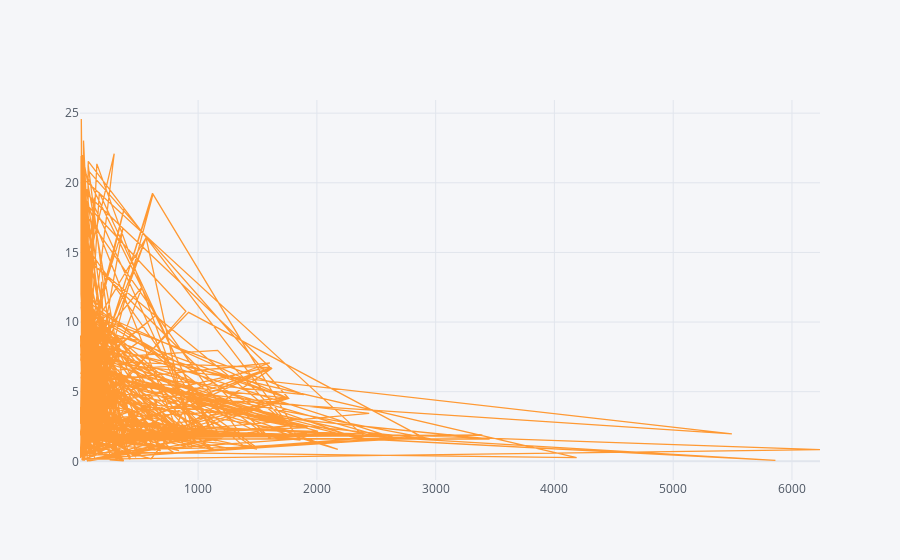

The cell this chart's notebook holds for it:
### Code cell
import cufflinks as cf

cf.go_offline()
df_mp.iplot(kind='scatter', x='volume', y=['density'])

### Figure 1 — Plotly figure (JSON) as saved in the notebook; plotly's stock layout.template omitted (floating-point values rounded to 4 significant figures; data arrays with more than 128 entries replaced by an {"elided": "..."} marker saying what was removed)
{"data": [{"name": "density", "text": "", "mode": "lines", "y": {"elided": "708 float values"}, "x": {"elided": "708 float values"}, "line": {"color": "rgba(255, 153, 51, 1.0)", "dash": "solid", "shape": "linear", "width": 1.3}, "type": "scatter"}], "layout": {"title": {"font": {"color": "#4D5663"}}, "paper_bgcolor": "#F5F6F9", "plot_bgcolor": "#F5F6F9", "yaxis": {"tickfont": {"color": "#4D5663"}, "zerolinecolor": "#E1E5ED", "title": {"text": "", "font": {"color": "#4D5663"}}, "gridcolor": "#E1E5ED", "showgrid": true}, "xaxis": {"tickfont": {"color": "#4D5663"}, "zerolinecolor": "#E1E5ED", "title": {"text": "", "font": {"color": "#4D5663"}}, "gridcolor": "#E1E5ED", "showgrid": true}, "legend": {"bgcolor": "#F5F6F9", "font": {"color": "#4D5663"}}}}
